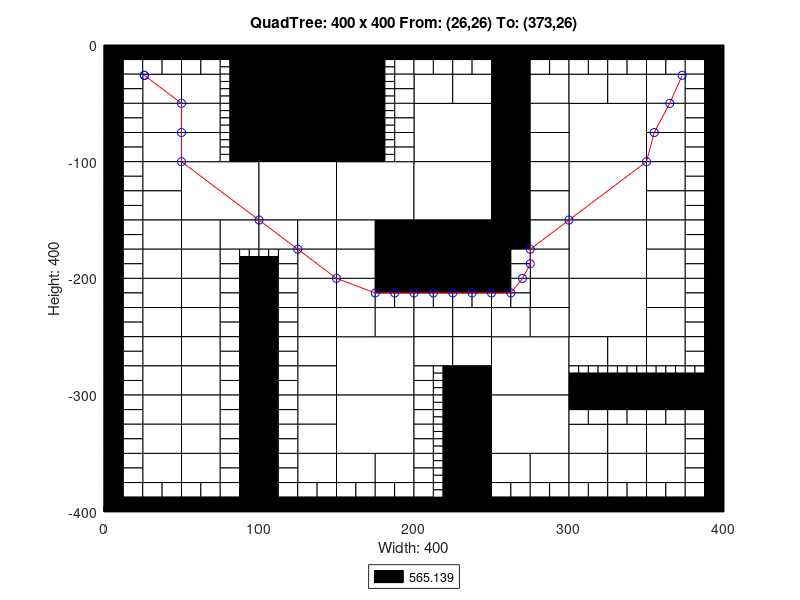

The MATLAB script that drew this image:
axis([0 400 -400 0]);
title('QuadTree: 400 x 400 From: (26,26) To: (373,26)');
xlabel('Width: 400');
ylabel('Height: 400');
rectangle('Position',[100 -50 50 50], 'FaceColor',[0 0 0]);
rectangle('Position',[100 -100 50 50], 'FaceColor',[0 0 0]);
rectangle('Position',[50 -150 50 50], 'FaceColor',[1 1 1]);
rectangle('Position',[100 -150 50 50], 'FaceColor',[1 1 1]);
rectangle('Position',[150 -150 50 50], 'FaceColor',[1 1 1]);
rectangle('Position',[200 -100 50 50], 'FaceColor',[1 1 1]);
rectangle('Position',[300 -100 50 50], 'FaceColor',[1 1 1]);
rectangle('Position',[200 -150 50 50], 'FaceColor',[1 1 1]);
rectangle('Position',[200 -200 50 50], 'FaceColor',[0 0 0]);
rectangle('Position',[300 -150 50 50], 'FaceColor',[1 1 1]);
rectangle('Position',[300 -200 50 50], 'FaceColor',[1 1 1]);
rectangle('Position',[150 -300 50 50], 'FaceColor',[1 1 1]);
rectangle('Position',[150 -350 50 50], 'FaceColor',[1 1 1]);
rectangle('Position',[250 -300 50 50], 'FaceColor',[1 1 1]);
rectangle('Position',[300 -250 50 50], 'FaceColor',[1 1 1]);
rectangle('Position',[250 -350 50 50], 'FaceColor',[1 1 1]);
rectangle('Position',[25 -50 25 25], 'FaceColor',[1 1 1]);
rectangle('Position',[50 -50 25 25], 'FaceColor',[1 1 1]);
rectangle('Position',[25 -75 25 25], 'FaceColor',[1 1 1]);
rectangle('Position',[25 -100 25 25], 'FaceColor',[1 1 1]);
rectangle('Position',[50 -75 25 25], 'FaceColor',[1 1 1]);
rectangle('Position',[50 -100 25 25], 'FaceColor',[1 1 1]);
rectangle('Position',[150 -25 25 25], 'FaceColor',[0 0 0]);
rectangle('Position',[150 -50 25 25], 'FaceColor',[0 0 0]);
rectangle('Position',[150 -75 25 25], 'FaceColor',[0 0 0]);
rectangle('Position',[150 -100 25 25], 'FaceColor',[0 0 0]);
rectangle('Position',[25 -125 25 25], 'FaceColor',[1 1 1]);
rectangle('Position',[25 -150 25 25], 'FaceColor',[1 1 1]);
rectangle('Position',[25 -175 25 25], 'FaceColor',[1 1 1]);
rectangle('Position',[25 -200 25 25], 'FaceColor',[1 1 1]);
rectangle('Position',[50 -175 25 25], 'FaceColor',[1 1 1]);
rectangle('Position',[75 -175 25 25], 'FaceColor',[1 1 1]);
rectangle('Position',[50 -200 25 25], 'FaceColor',[1 1 1]);
rectangle('Position',[100 -175 25 25], 'FaceColor',[1 1 1]);
rectangle('Position',[125 -175 25 25], 'FaceColor',[1 1 1]);
rectangle('Position',[125 -200 25 25], 'FaceColor',[1 1 1]);
rectangle('Position',[150 -175 25 25], 'FaceColor',[1 1 1]);
rectangle('Position',[175 -175 25 25], 'FaceColor',[0 0 0]);
rectangle('Position',[150 -200 25 25], 'FaceColor',[1 1 1]);
rectangle('Position',[175 -200 25 25], 'FaceColor',[0 0 0]);
rectangle('Position',[200 -50 25 25], 'FaceColor',[1 1 1]);
rectangle('Position',[225 -50 25 25], 'FaceColor',[1 1 1]);
rectangle('Position',[250 -25 25 25], 'FaceColor',[0 0 0]);
rectangle('Position',[250 -50 25 25], 'FaceColor',[0 0 0]);
rectangle('Position',[275 -50 25 25], 'FaceColor',[1 1 1]);
rectangle('Position',[250 -75 25 25], 'FaceColor',[0 0 0]);
rectangle('Position',[275 -75 25 25], 'FaceColor',[1 1 1]);
rectangle('Position',[250 -100 25 25], 'FaceColor',[0 0 0]);
rectangle('Position',[275 -100 25 25], 'FaceColor',[1 1 1]);
rectangle('Position',[300 -50 25 25], 'FaceColor',[1 1 1]);
rectangle('Position',[325 -50 25 25], 'FaceColor',[1 1 1]);
rectangle('Position',[350 -50 25 25], 'FaceColor',[1 1 1]);
rectangle('Position',[350 -75 25 25], 'FaceColor',[1 1 1]);
rectangle('Position',[350 -100 25 25], 'FaceColor',[1 1 1]);
rectangle('Position',[250 -125 25 25], 'FaceColor',[0 0 0]);
rectangle('Position',[275 -125 25 25], 'FaceColor',[1 1 1]);
rectangle('Position',[250 -150 25 25], 'FaceColor',[0 0 0]);
rectangle('Position',[275 -150 25 25], 'FaceColor',[1 1 1]);
rectangle('Position',[250 -175 25 25], 'FaceColor',[0 0 0]);
rectangle('Position',[275 -175 25 25], 'FaceColor',[1 1 1]);
rectangle('Position',[275 -200 25 25], 'FaceColor',[1 1 1]);
rectangle('Position',[350 -125 25 25], 'FaceColor',[1 1 1]);
rectangle('Position',[350 -150 25 25], 'FaceColor',[1 1 1]);
rectangle('Position',[350 -175 25 25], 'FaceColor',[1 1 1]);
rectangle('Position',[350 -200 25 25], 'FaceColor',[1 1 1]);
rectangle('Position',[25 -225 25 25], 'FaceColor',[1 1 1]);
rectangle('Position',[25 -250 25 25], 'FaceColor',[1 1 1]);
rectangle('Position',[50 -225 25 25], 'FaceColor',[1 1 1]);
rectangle('Position',[50 -250 25 25], 'FaceColor',[1 1 1]);
rectangle('Position',[25 -275 25 25], 'FaceColor',[1 1 1]);
rectangle('Position',[25 -300 25 25], 'FaceColor',[1 1 1]);
rectangle('Position',[50 -275 25 25], 'FaceColor',[1 1 1]);
rectangle('Position',[50 -300 25 25], 'FaceColor',[1 1 1]);
rectangle('Position',[125 -225 25 25], 'FaceColor',[1 1 1]);
rectangle('Position',[125 -250 25 25], 'FaceColor',[1 1 1]);
rectangle('Position',[150 -225 25 25], 'FaceColor',[1 1 1]);
rectangle('Position',[150 -250 25 25], 'FaceColor',[1 1 1]);
rectangle('Position',[175 -250 25 25], 'FaceColor',[1 1 1]);
rectangle('Position',[125 -275 25 25], 'FaceColor',[1 1 1]);
rectangle('Position',[125 -300 25 25], 'FaceColor',[1 1 1]);
rectangle('Position',[25 -325 25 25], 'FaceColor',[1 1 1]);
rectangle('Position',[25 -350 25 25], 'FaceColor',[1 1 1]);
rectangle('Position',[50 -325 25 25], 'FaceColor',[1 1 1]);
rectangle('Position',[50 -350 25 25], 'FaceColor',[1 1 1]);
rectangle('Position',[25 -375 25 25], 'FaceColor',[1 1 1]);
rectangle('Position',[50 -375 25 25], 'FaceColor',[1 1 1]);
rectangle('Position',[125 -325 25 25], 'FaceColor',[1 1 1]);
rectangle('Position',[125 -350 25 25], 'FaceColor',[1 1 1]);
rectangle('Position',[125 -375 25 25], 'FaceColor',[1 1 1]);
rectangle('Position',[150 -375 25 25], 'FaceColor',[1 1 1]);
rectangle('Position',[175 -375 25 25], 'FaceColor',[1 1 1]);
rectangle('Position',[200 -250 25 25], 'FaceColor',[1 1 1]);
rectangle('Position',[225 -250 25 25], 'FaceColor',[1 1 1]);
rectangle('Position',[275 -225 25 25], 'FaceColor',[1 1 1]);
rectangle('Position',[250 -250 25 25], 'FaceColor',[1 1 1]);
rectangle('Position',[275 -250 25 25], 'FaceColor',[1 1 1]);
rectangle('Position',[200 -275 25 25], 'FaceColor',[1 1 1]);
rectangle('Position',[225 -275 25 25], 'FaceColor',[1 1 1]);
rectangle('Position',[225 -300 25 25], 'FaceColor',[0 0 0]);
rectangle('Position',[350 -225 25 25], 'FaceColor',[1 1 1]);
rectangle('Position',[350 -250 25 25], 'FaceColor',[1 1 1]);
rectangle('Position',[300 -275 25 25], 'FaceColor',[1 1 1]);
rectangle('Position',[325 -275 25 25], 'FaceColor',[1 1 1]);
rectangle('Position',[350 -275 25 25], 'FaceColor',[1 1 1]);
rectangle('Position',[225 -325 25 25], 'FaceColor',[0 0 0]);
rectangle('Position',[225 -350 25 25], 'FaceColor',[0 0 0]);
rectangle('Position',[225 -375 25 25], 'FaceColor',[0 0 0]);
rectangle('Position',[225 -400 25 25], 'FaceColor',[0 0 0]);
rectangle('Position',[250 -375 25 25], 'FaceColor',[1 1 1]);
rectangle('Position',[275 -375 25 25], 'FaceColor',[1 1 1]);
rectangle('Position',[300 -350 25 25], 'FaceColor',[1 1 1]);
rectangle('Position',[325 -350 25 25], 'FaceColor',[1 1 1]);
rectangle('Position',[350 -350 25 25], 'FaceColor',[1 1 1]);
rectangle('Position',[300 -375 25 25], 'FaceColor',[1 1 1]);
rectangle('Position',[325 -375 25 25], 'FaceColor',[1 1 1]);
rectangle('Position',[350 -375 25 25], 'FaceColor',[1 1 1]);
rectangle('Position',[0 -12.5 12.5 12.5], 'FaceColor',[0 0 0]);
rectangle('Position',[12.5 -12.5 12.5 12.5], 'FaceColor',[0 0 0]);
rectangle('Position',[0 -25 12.5 12.5], 'FaceColor',[0 0 0]);
rectangle('Position',[12.5 -25 12.5 12.5], 'FaceColor',[1 1 1]);
rectangle('Position',[25 -12.5 12.5 12.5], 'FaceColor',[0 0 0]);
rectangle('Position',[37.5 -12.5 12.5 12.5], 'FaceColor',[0 0 0]);
rectangle('Position',[25 -25 12.5 12.5], 'FaceColor',[1 1 1]);
rectangle('Position',[37.5 -25 12.5 12.5], 'FaceColor',[1 1 1]);
rectangle('Position',[0 -37.5 12.5 12.5], 'FaceColor',[0 0 0]);
rectangle('Position',[12.5 -37.5 12.5 12.5], 'FaceColor',[1 1 1]);
rectangle('Position',[0 -50 12.5 12.5], 'FaceColor',[0 0 0]);
rectangle('Position',[12.5 -50 12.5 12.5], 'FaceColor',[1 1 1]);
rectangle('Position',[50 -12.5 12.5 12.5], 'FaceColor',[0 0 0]);
rectangle('Position',[62.5 -12.5 12.5 12.5], 'FaceColor',[0 0 0]);
rectangle('Position',[50 -25 12.5 12.5], 'FaceColor',[1 1 1]);
rectangle('Position',[62.5 -25 12.5 12.5], 'FaceColor',[1 1 1]);
rectangle('Position',[75 -12.5 12.5 12.5], 'FaceColor',[0 0 0]);
rectangle('Position',[87.5 -12.5 12.5 12.5], 'FaceColor',[0 0 0]);
rectangle('Position',[87.5 -25 12.5 12.5], 'FaceColor',[0 0 0]);
rectangle('Position',[87.5 -37.5 12.5 12.5], 'FaceColor',[0 0 0]);
rectangle('Position',[87.5 -50 12.5 12.5], 'FaceColor',[0 0 0]);
rectangle('Position',[0 -62.5 12.5 12.5], 'FaceColor',[0 0 0]);
rectangle('Position',[12.5 -62.5 12.5 12.5], 'FaceColor',[1 1 1]);
rectangle('Position',[0 -75 12.5 12.5], 'FaceColor',[0 0 0]);
rectangle('Position',[12.5 -75 12.5 12.5], 'FaceColor',[1 1 1]);
rectangle('Position',[0 -87.5 12.5 12.5], 'FaceColor',[0 0 0]);
rectangle('Position',[12.5 -87.5 12.5 12.5], 'FaceColor',[1 1 1]);
rectangle('Position',[0 -100 12.5 12.5], 'FaceColor',[0 0 0]);
rectangle('Position',[12.5 -100 12.5 12.5], 'FaceColor',[1 1 1]);
rectangle('Position',[87.5 -62.5 12.5 12.5], 'FaceColor',[0 0 0]);
rectangle('Position',[87.5 -75 12.5 12.5], 'FaceColor',[0 0 0]);
rectangle('Position',[87.5 -87.5 12.5 12.5], 'FaceColor',[0 0 0]);
rectangle('Position',[87.5 -100 12.5 12.5], 'FaceColor',[0 0 0]);
rectangle('Position',[175 -12.5 12.5 12.5], 'FaceColor',[0 0 0]);
rectangle('Position',[187.5 -12.5 12.5 12.5], 'FaceColor',[0 0 0]);
rectangle('Position',[187.5 -25 12.5 12.5], 'FaceColor',[1 1 1]);
rectangle('Position',[187.5 -37.5 12.5 12.5], 'FaceColor',[1 1 1]);
rectangle('Position',[187.5 -50 12.5 12.5], 'FaceColor',[1 1 1]);
rectangle('Position',[187.5 -62.5 12.5 12.5], 'FaceColor',[1 1 1]);
rectangle('Position',[187.5 -75 12.5 12.5], 'FaceColor',[1 1 1]);
rectangle('Position',[187.5 -87.5 12.5 12.5], 'FaceColor',[1 1 1]);
rectangle('Position',[187.5 -100 12.5 12.5], 'FaceColor',[1 1 1]);
rectangle('Position',[0 -112.5 12.5 12.5], 'FaceColor',[0 0 0]);
rectangle('Position',[12.5 -112.5 12.5 12.5], 'FaceColor',[1 1 1]);
rectangle('Position',[0 -125 12.5 12.5], 'FaceColor',[0 0 0]);
rectangle('Position',[12.5 -125 12.5 12.5], 'FaceColor',[1 1 1]);
rectangle('Position',[0 -137.5 12.5 12.5], 'FaceColor',[0 0 0]);
rectangle('Position',[12.5 -137.5 12.5 12.5], 'FaceColor',[1 1 1]);
rectangle('Position',[0 -150 12.5 12.5], 'FaceColor',[0 0 0]);
rectangle('Position',[12.5 -150 12.5 12.5], 'FaceColor',[1 1 1]);
rectangle('Position',[0 -162.5 12.5 12.5], 'FaceColor',[0 0 0]);
rectangle('Position',[12.5 -162.5 12.5 12.5], 'FaceColor',[1 1 1]);
rectangle('Position',[0 -175 12.5 12.5], 'FaceColor',[0 0 0]);
rectangle('Position',[12.5 -175 12.5 12.5], 'FaceColor',[1 1 1]);
rectangle('Position',[0 -187.5 12.5 12.5], 'FaceColor',[0 0 0]);
rectangle('Position',[12.5 -187.5 12.5 12.5], 'FaceColor',[1 1 1]);
rectangle('Position',[0 -200 12.5 12.5], 'FaceColor',[0 0 0]);
rectangle('Position',[12.5 -200 12.5 12.5], 'FaceColor',[1 1 1]);
rectangle('Position',[75 -187.5 12.5 12.5], 'FaceColor',[1 1 1]);
rectangle('Position',[75 -200 12.5 12.5], 'FaceColor',[1 1 1]);
rectangle('Position',[87.5 -200 12.5 12.5], 'FaceColor',[0 0 0]);
rectangle('Position',[112.5 -187.5 12.5 12.5], 'FaceColor',[1 1 1]);
rectangle('Position',[100 -200 12.5 12.5], 'FaceColor',[0 0 0]);
rectangle('Position',[112.5 -200 12.5 12.5], 'FaceColor',[1 1 1]);
rectangle('Position',[200 -12.5 12.5 12.5], 'FaceColor',[0 0 0]);
rectangle('Position',[212.5 -12.5 12.5 12.5], 'FaceColor',[0 0 0]);
rectangle('Position',[200 -25 12.5 12.5], 'FaceColor',[1 1 1]);
rectangle('Position',[212.5 -25 12.5 12.5], 'FaceColor',[1 1 1]);
rectangle('Position',[225 -12.5 12.5 12.5], 'FaceColor',[0 0 0]);
rectangle('Position',[237.5 -12.5 12.5 12.5], 'FaceColor',[0 0 0]);
rectangle('Position',[225 -25 12.5 12.5], 'FaceColor',[1 1 1]);
rectangle('Position',[237.5 -25 12.5 12.5], 'FaceColor',[1 1 1]);
rectangle('Position',[275 -12.5 12.5 12.5], 'FaceColor',[0 0 0]);
rectangle('Position',[287.5 -12.5 12.5 12.5], 'FaceColor',[0 0 0]);
rectangle('Position',[275 -25 12.5 12.5], 'FaceColor',[1 1 1]);
rectangle('Position',[287.5 -25 12.5 12.5], 'FaceColor',[1 1 1]);
rectangle('Position',[300 -12.5 12.5 12.5], 'FaceColor',[0 0 0]);
rectangle('Position',[312.5 -12.5 12.5 12.5], 'FaceColor',[0 0 0]);
rectangle('Position',[300 -25 12.5 12.5], 'FaceColor',[1 1 1]);
rectangle('Position',[312.5 -25 12.5 12.5], 'FaceColor',[1 1 1]);
rectangle('Position',[325 -12.5 12.5 12.5], 'FaceColor',[0 0 0]);
rectangle('Position',[337.5 -12.5 12.5 12.5], 'FaceColor',[0 0 0]);
rectangle('Position',[325 -25 12.5 12.5], 'FaceColor',[1 1 1]);
rectangle('Position',[337.5 -25 12.5 12.5], 'FaceColor',[1 1 1]);
rectangle('Position',[350 -12.5 12.5 12.5], 'FaceColor',[0 0 0]);
rectangle('Position',[362.5 -12.5 12.5 12.5], 'FaceColor',[0 0 0]);
rectangle('Position',[350 -25 12.5 12.5], 'FaceColor',[1 1 1]);
rectangle('Position',[362.5 -25 12.5 12.5], 'FaceColor',[1 1 1]);
rectangle('Position',[375 -12.5 12.5 12.5], 'FaceColor',[0 0 0]);
rectangle('Position',[387.5 -12.5 12.5 12.5], 'FaceColor',[0 0 0]);
rectangle('Position',[375 -25 12.5 12.5], 'FaceColor',[1 1 1]);
rectangle('Position',[387.5 -25 12.5 12.5], 'FaceColor',[0 0 0]);
rectangle('Position',[375 -37.5 12.5 12.5], 'FaceColor',[1 1 1]);
rectangle('Position',[387.5 -37.5 12.5 12.5], 'FaceColor',[0 0 0]);
rectangle('Position',[375 -50 12.5 12.5], 'FaceColor',[1 1 1]);
rectangle('Position',[387.5 -50 12.5 12.5], 'FaceColor',[0 0 0]);
rectangle('Position',[375 -62.5 12.5 12.5], 'FaceColor',[1 1 1]);
rectangle('Position',[387.5 -62.5 12.5 12.5], 'FaceColor',[0 0 0]);
rectangle('Position',[375 -75 12.5 12.5], 'FaceColor',[1 1 1]);
rectangle('Position',[387.5 -75 12.5 12.5], 'FaceColor',[0 0 0]);
rectangle('Position',[375 -87.5 12.5 12.5], 'FaceColor',[1 1 1]);
rectangle('Position',[387.5 -87.5 12.5 12.5], 'FaceColor',[0 0 0]);
rectangle('Position',[375 -100 12.5 12.5], 'FaceColor',[1 1 1]);
rectangle('Position',[387.5 -100 12.5 12.5], 'FaceColor',[0 0 0]);
rectangle('Position',[250 -187.5 12.5 12.5], 'FaceColor',[0 0 0]);
rectangle('Position',[262.5 -187.5 12.5 12.5], 'FaceColor',[1 1 1]);
rectangle('Position',[250 -200 12.5 12.5], 'FaceColor',[0 0 0]);
rectangle('Position',[262.5 -200 12.5 12.5], 'FaceColor',[1 1 1]);
rectangle('Position',[375 -112.5 12.5 12.5], 'FaceColor',[1 1 1]);
rectangle('Position',[387.5 -112.5 12.5 12.5], 'FaceColor',[0 0 0]);
rectangle('Position',[375 -125 12.5 12.5], 'FaceColor',[1 1 1]);
rectangle('Position',[387.5 -125 12.5 12.5], 'FaceColor',[0 0 0]);
rectangle('Position',[375 -137.5 12.5 12.5], 'FaceColor',[1 1 1]);
rectangle('Position',[387.5 -137.5 12.5 12.5], 'FaceColor',[0 0 0]);
rectangle('Position',[375 -150 12.5 12.5], 'FaceColor',[1 1 1]);
rectangle('Position',[387.5 -150 12.5 12.5], 'FaceColor',[0 0 0]);
rectangle('Position',[375 -162.5 12.5 12.5], 'FaceColor',[1 1 1]);
rectangle('Position',[387.5 -162.5 12.5 12.5], 'FaceColor',[0 0 0]);
rectangle('Position',[375 -175 12.5 12.5], 'FaceColor',[1 1 1]);
rectangle('Position',[387.5 -175 12.5 12.5], 'FaceColor',[0 0 0]);
rectangle('Position',[375 -187.5 12.5 12.5], 'FaceColor',[1 1 1]);
rectangle('Position',[387.5 -187.5 12.5 12.5], 'FaceColor',[0 0 0]);
rectangle('Position',[375 -200 12.5 12.5], 'FaceColor',[1 1 1]);
rectangle('Position',[387.5 -200 12.5 12.5], 'FaceColor',[0 0 0]);
rectangle('Position',[0 -212.5 12.5 12.5], 'FaceColor',[0 0 0]);
rectangle('Position',[12.5 -212.5 12.5 12.5], 'FaceColor',[1 1 1]);
rectangle('Position',[0 -225 12.5 12.5], 'FaceColor',[0 0 0]);
rectangle('Position',[12.5 -225 12.5 12.5], 'FaceColor',[1 1 1]);
rectangle('Position',[0 -237.5 12.5 12.5], 'FaceColor',[0 0 0]);
rectangle('Position',[12.5 -237.5 12.5 12.5], 'FaceColor',[1 1 1]);
rectangle('Position',[0 -250 12.5 12.5], 'FaceColor',[0 0 0]);
rectangle('Position',[12.5 -250 12.5 12.5], 'FaceColor',[1 1 1]);
rectangle('Position',[75 -212.5 12.5 12.5], 'FaceColor',[1 1 1]);
rectangle('Position',[87.5 -212.5 12.5 12.5], 'FaceColor',[0 0 0]);
rectangle('Position',[75 -225 12.5 12.5], 'FaceColor',[1 1 1]);
rectangle('Position',[87.5 -225 12.5 12.5], 'FaceColor',[0 0 0]);
rectangle('Position',[75 -237.5 12.5 12.5], 'FaceColor',[1 1 1]);
rectangle('Position',[87.5 -237.5 12.5 12.5], 'FaceColor',[0 0 0]);
rectangle('Position',[75 -250 12.5 12.5], 'FaceColor',[1 1 1]);
rectangle('Position',[87.5 -250 12.5 12.5], 'FaceColor',[0 0 0]);
rectangle('Position',[0 -262.5 12.5 12.5], 'FaceColor',[0 0 0]);
rectangle('Position',[12.5 -262.5 12.5 12.5], 'FaceColor',[1 1 1]);
rectangle('Position',[0 -275 12.5 12.5], 'FaceColor',[0 0 0]);
rectangle('Position',[12.5 -275 12.5 12.5], 'FaceColor',[1 1 1]);
rectangle('Position',[0 -287.5 12.5 12.5], 'FaceColor',[0 0 0]);
rectangle('Position',[12.5 -287.5 12.5 12.5], 'FaceColor',[1 1 1]);
rectangle('Position',[0 -300 12.5 12.5], 'FaceColor',[0 0 0]);
rectangle('Position',[12.5 -300 12.5 12.5], 'FaceColor',[1 1 1]);
rectangle('Position',[75 -262.5 12.5 12.5], 'FaceColor',[1 1 1]);
rectangle('Position',[87.5 -262.5 12.5 12.5], 'FaceColor',[0 0 0]);
rectangle('Position',[75 -275 12.5 12.5], 'FaceColor',[1 1 1]);
rectangle('Position',[87.5 -275 12.5 12.5], 'FaceColor',[0 0 0]);
rectangle('Position',[75 -287.5 12.5 12.5], 'FaceColor',[1 1 1]);
rectangle('Position',[87.5 -287.5 12.5 12.5], 'FaceColor',[0 0 0]);
rectangle('Position',[75 -300 12.5 12.5], 'FaceColor',[1 1 1]);
rectangle('Position',[87.5 -300 12.5 12.5], 'FaceColor',[0 0 0]);
rectangle('Position',[100 -212.5 12.5 12.5], 'FaceColor',[0 0 0]);
rectangle('Position',[112.5 -212.5 12.5 12.5], 'FaceColor',[1 1 1]);
rectangle('Position',[100 -225 12.5 12.5], 'FaceColor',[0 0 0]);
rectangle('Position',[112.5 -225 12.5 12.5], 'FaceColor',[1 1 1]);
rectangle('Position',[100 -237.5 12.5 12.5], 'FaceColor',[0 0 0]);
rectangle('Position',[112.5 -237.5 12.5 12.5], 'FaceColor',[1 1 1]);
rectangle('Position',[100 -250 12.5 12.5], 'FaceColor',[0 0 0]);
rectangle('Position',[112.5 -250 12.5 12.5], 'FaceColor',[1 1 1]);
rectangle('Position',[175 -212.5 12.5 12.5], 'FaceColor',[0 0 0]);
rectangle('Position',[187.5 -212.5 12.5 12.5], 'FaceColor',[0 0 0]);
rectangle('Position',[175 -225 12.5 12.5], 'FaceColor',[1 1 1]);
rectangle('Position',[187.5 -225 12.5 12.5], 'FaceColor',[1 1 1]);
rectangle('Position',[100 -262.5 12.5 12.5], 'FaceColor',[0 0 0]);
rectangle('Position',[112.5 -262.5 12.5 12.5], 'FaceColor',[1 1 1]);
rectangle('Position',[100 -275 12.5 12.5], 'FaceColor',[0 0 0]);
rectangle('Position',[112.5 -275 12.5 12.5], 'FaceColor',[1 1 1]);
rectangle('Position',[100 -287.5 12.5 12.5], 'FaceColor',[0 0 0]);
rectangle('Position',[112.5 -287.5 12.5 12.5], 'FaceColor',[1 1 1]);
rectangle('Position',[100 -300 12.5 12.5], 'FaceColor',[0 0 0]);
rectangle('Position',[112.5 -300 12.5 12.5], 'FaceColor',[1 1 1]);
rectangle('Position',[0 -312.5 12.5 12.5], 'FaceColor',[0 0 0]);
rectangle('Position',[12.5 -312.5 12.5 12.5], 'FaceColor',[1 1 1]);
rectangle('Position',[0 -325 12.5 12.5], 'FaceColor',[0 0 0]);
rectangle('Position',[12.5 -325 12.5 12.5], 'FaceColor',[1 1 1]);
rectangle('Position',[0 -337.5 12.5 12.5], 'FaceColor',[0 0 0]);
rectangle('Position',[12.5 -337.5 12.5 12.5], 'FaceColor',[1 1 1]);
rectangle('Position',[0 -350 12.5 12.5], 'FaceColor',[0 0 0]);
rectangle('Position',[12.5 -350 12.5 12.5], 'FaceColor',[1 1 1]);
rectangle('Position',[75 -312.5 12.5 12.5], 'FaceColor',[1 1 1]);
rectangle('Position',[87.5 -312.5 12.5 12.5], 'FaceColor',[0 0 0]);
rectangle('Position',[75 -325 12.5 12.5], 'FaceColor',[1 1 1]);
rectangle('Position',[87.5 -325 12.5 12.5], 'FaceColor',[0 0 0]);
rectangle('Position',[75 -337.5 12.5 12.5], 'FaceColor',[1 1 1]);
rectangle('Position',[87.5 -337.5 12.5 12.5], 'FaceColor',[0 0 0]);
rectangle('Position',[75 -350 12.5 12.5], 'FaceColor',[1 1 1]);
rectangle('Position',[87.5 -350 12.5 12.5], 'FaceColor',[0 0 0]);
rectangle('Position',[0 -362.5 12.5 12.5], 'FaceColor',[0 0 0]);
rectangle('Position',[12.5 -362.5 12.5 12.5], 'FaceColor',[1 1 1]);
rectangle('Position',[0 -375 12.5 12.5], 'FaceColor',[0 0 0]);
rectangle('Position',[12.5 -375 12.5 12.5], 'FaceColor',[1 1 1]);
rectangle('Position',[0 -387.5 12.5 12.5], 'FaceColor',[0 0 0]);
rectangle('Position',[12.5 -387.5 12.5 12.5], 'FaceColor',[1 1 1]);
rectangle('Position',[0 -400 12.5 12.5], 'FaceColor',[0 0 0]);
rectangle('Position',[12.5 -400 12.5 12.5], 'FaceColor',[0 0 0]);
rectangle('Position',[25 -387.5 12.5 12.5], 'FaceColor',[1 1 1]);
rectangle('Position',[37.5 -387.5 12.5 12.5], 'FaceColor',[1 1 1]);
rectangle('Position',[25 -400 12.5 12.5], 'FaceColor',[0 0 0]);
rectangle('Position',[37.5 -400 12.5 12.5], 'FaceColor',[0 0 0]);
rectangle('Position',[75 -362.5 12.5 12.5], 'FaceColor',[1 1 1]);
rectangle('Position',[87.5 -362.5 12.5 12.5], 'FaceColor',[0 0 0]);
rectangle('Position',[75 -375 12.5 12.5], 'FaceColor',[1 1 1]);
rectangle('Position',[87.5 -375 12.5 12.5], 'FaceColor',[0 0 0]);
rectangle('Position',[50 -387.5 12.5 12.5], 'FaceColor',[1 1 1]);
rectangle('Position',[62.5 -387.5 12.5 12.5], 'FaceColor',[1 1 1]);
rectangle('Position',[50 -400 12.5 12.5], 'FaceColor',[0 0 0]);
rectangle('Position',[62.5 -400 12.5 12.5], 'FaceColor',[0 0 0]);
rectangle('Position',[75 -387.5 12.5 12.5], 'FaceColor',[1 1 1]);
rectangle('Position',[87.5 -387.5 12.5 12.5], 'FaceColor',[0 0 0]);
rectangle('Position',[75 -400 12.5 12.5], 'FaceColor',[0 0 0]);
rectangle('Position',[87.5 -400 12.5 12.5], 'FaceColor',[0 0 0]);
rectangle('Position',[100 -312.5 12.5 12.5], 'FaceColor',[0 0 0]);
rectangle('Position',[112.5 -312.5 12.5 12.5], 'FaceColor',[1 1 1]);
rectangle('Position',[100 -325 12.5 12.5], 'FaceColor',[0 0 0]);
rectangle('Position',[112.5 -325 12.5 12.5], 'FaceColor',[1 1 1]);
rectangle('Position',[100 -337.5 12.5 12.5], 'FaceColor',[0 0 0]);
rectangle('Position',[112.5 -337.5 12.5 12.5], 'FaceColor',[1 1 1]);
rectangle('Position',[100 -350 12.5 12.5], 'FaceColor',[0 0 0]);
rectangle('Position',[112.5 -350 12.5 12.5], 'FaceColor',[1 1 1]);
rectangle('Position',[100 -362.5 12.5 12.5], 'FaceColor',[0 0 0]);
rectangle('Position',[112.5 -362.5 12.5 12.5], 'FaceColor',[1 1 1]);
rectangle('Position',[100 -375 12.5 12.5], 'FaceColor',[0 0 0]);
rectangle('Position',[112.5 -375 12.5 12.5], 'FaceColor',[1 1 1]);
rectangle('Position',[100 -387.5 12.5 12.5], 'FaceColor',[0 0 0]);
rectangle('Position',[112.5 -387.5 12.5 12.5], 'FaceColor',[1 1 1]);
rectangle('Position',[100 -400 12.5 12.5], 'FaceColor',[0 0 0]);
rectangle('Position',[112.5 -400 12.5 12.5], 'FaceColor',[0 0 0]);
rectangle('Position',[125 -387.5 12.5 12.5], 'FaceColor',[1 1 1]);
rectangle('Position',[137.5 -387.5 12.5 12.5], 'FaceColor',[1 1 1]);
rectangle('Position',[125 -400 12.5 12.5], 'FaceColor',[0 0 0]);
rectangle('Position',[137.5 -400 12.5 12.5], 'FaceColor',[0 0 0]);
rectangle('Position',[150 -387.5 12.5 12.5], 'FaceColor',[1 1 1]);
rectangle('Position',[162.5 -387.5 12.5 12.5], 'FaceColor',[1 1 1]);
rectangle('Position',[150 -400 12.5 12.5], 'FaceColor',[0 0 0]);
rectangle('Position',[162.5 -400 12.5 12.5], 'FaceColor',[0 0 0]);
rectangle('Position',[175 -387.5 12.5 12.5], 'FaceColor',[1 1 1]);
rectangle('Position',[187.5 -387.5 12.5 12.5], 'FaceColor',[1 1 1]);
rectangle('Position',[175 -400 12.5 12.5], 'FaceColor',[0 0 0]);
rectangle('Position',[187.5 -400 12.5 12.5], 'FaceColor',[0 0 0]);
rectangle('Position',[200 -212.5 12.5 12.5], 'FaceColor',[0 0 0]);
rectangle('Position',[212.5 -212.5 12.5 12.5], 'FaceColor',[0 0 0]);
rectangle('Position',[200 -225 12.5 12.5], 'FaceColor',[1 1 1]);
rectangle('Position',[212.5 -225 12.5 12.5], 'FaceColor',[1 1 1]);
rectangle('Position',[225 -212.5 12.5 12.5], 'FaceColor',[0 0 0]);
rectangle('Position',[237.5 -212.5 12.5 12.5], 'FaceColor',[0 0 0]);
rectangle('Position',[225 -225 12.5 12.5], 'FaceColor',[1 1 1]);
rectangle('Position',[237.5 -225 12.5 12.5], 'FaceColor',[1 1 1]);
rectangle('Position',[250 -212.5 12.5 12.5], 'FaceColor',[0 0 0]);
rectangle('Position',[262.5 -212.5 12.5 12.5], 'FaceColor',[1 1 1]);
rectangle('Position',[250 -225 12.5 12.5], 'FaceColor',[1 1 1]);
rectangle('Position',[262.5 -225 12.5 12.5], 'FaceColor',[1 1 1]);
rectangle('Position',[200 -287.5 12.5 12.5], 'FaceColor',[1 1 1]);
rectangle('Position',[200 -300 12.5 12.5], 'FaceColor',[1 1 1]);
rectangle('Position',[375 -212.5 12.5 12.5], 'FaceColor',[1 1 1]);
rectangle('Position',[387.5 -212.5 12.5 12.5], 'FaceColor',[0 0 0]);
rectangle('Position',[375 -225 12.5 12.5], 'FaceColor',[1 1 1]);
rectangle('Position',[387.5 -225 12.5 12.5], 'FaceColor',[0 0 0]);
rectangle('Position',[375 -237.5 12.5 12.5], 'FaceColor',[1 1 1]);
rectangle('Position',[387.5 -237.5 12.5 12.5], 'FaceColor',[0 0 0]);
rectangle('Position',[375 -250 12.5 12.5], 'FaceColor',[1 1 1]);
rectangle('Position',[387.5 -250 12.5 12.5], 'FaceColor',[0 0 0]);
rectangle('Position',[300 -300 12.5 12.5], 'FaceColor',[0 0 0]);
rectangle('Position',[312.5 -300 12.5 12.5], 'FaceColor',[0 0 0]);
rectangle('Position',[325 -300 12.5 12.5], 'FaceColor',[0 0 0]);
rectangle('Position',[337.5 -300 12.5 12.5], 'FaceColor',[0 0 0]);
rectangle('Position',[375 -262.5 12.5 12.5], 'FaceColor',[1 1 1]);
rectangle('Position',[387.5 -262.5 12.5 12.5], 'FaceColor',[0 0 0]);
rectangle('Position',[375 -275 12.5 12.5], 'FaceColor',[1 1 1]);
rectangle('Position',[387.5 -275 12.5 12.5], 'FaceColor',[0 0 0]);
rectangle('Position',[350 -300 12.5 12.5], 'FaceColor',[0 0 0]);
rectangle('Position',[362.5 -300 12.5 12.5], 'FaceColor',[0 0 0]);
rectangle('Position',[387.5 -287.5 12.5 12.5], 'FaceColor',[0 0 0]);
rectangle('Position',[375 -300 12.5 12.5], 'FaceColor',[0 0 0]);
rectangle('Position',[387.5 -300 12.5 12.5], 'FaceColor',[0 0 0]);
rectangle('Position',[200 -312.5 12.5 12.5], 'FaceColor',[1 1 1]);
rectangle('Position',[200 -325 12.5 12.5], 'FaceColor',[1 1 1]);
rectangle('Position',[200 -337.5 12.5 12.5], 'FaceColor',[1 1 1]);
rectangle('Position',[200 -350 12.5 12.5], 'FaceColor',[1 1 1]);
rectangle('Position',[200 -362.5 12.5 12.5], 'FaceColor',[1 1 1]);
rectangle('Position',[200 -375 12.5 12.5], 'FaceColor',[1 1 1]);
rectangle('Position',[200 -387.5 12.5 12.5], 'FaceColor',[1 1 1]);
rectangle('Position',[200 -400 12.5 12.5], 'FaceColor',[0 0 0]);
rectangle('Position',[212.5 -400 12.5 12.5], 'FaceColor',[0 0 0]);
rectangle('Position',[250 -387.5 12.5 12.5], 'FaceColor',[1 1 1]);
rectangle('Position',[262.5 -387.5 12.5 12.5], 'FaceColor',[1 1 1]);
rectangle('Position',[250 -400 12.5 12.5], 'FaceColor',[0 0 0]);
rectangle('Position',[262.5 -400 12.5 12.5], 'FaceColor',[0 0 0]);
rectangle('Position',[275 -387.5 12.5 12.5], 'FaceColor',[1 1 1]);
rectangle('Position',[287.5 -387.5 12.5 12.5], 'FaceColor',[1 1 1]);
rectangle('Position',[275 -400 12.5 12.5], 'FaceColor',[0 0 0]);
rectangle('Position',[287.5 -400 12.5 12.5], 'FaceColor',[0 0 0]);
rectangle('Position',[300 -312.5 12.5 12.5], 'FaceColor',[0 0 0]);
rectangle('Position',[312.5 -312.5 12.5 12.5], 'FaceColor',[0 0 0]);
rectangle('Position',[300 -325 12.5 12.5], 'FaceColor',[1 1 1]);
rectangle('Position',[312.5 -325 12.5 12.5], 'FaceColor',[1 1 1]);
rectangle('Position',[325 -312.5 12.5 12.5], 'FaceColor',[0 0 0]);
rectangle('Position',[337.5 -312.5 12.5 12.5], 'FaceColor',[0 0 0]);
rectangle('Position',[325 -325 12.5 12.5], 'FaceColor',[1 1 1]);
rectangle('Position',[337.5 -325 12.5 12.5], 'FaceColor',[1 1 1]);
rectangle('Position',[350 -312.5 12.5 12.5], 'FaceColor',[0 0 0]);
rectangle('Position',[362.5 -312.5 12.5 12.5], 'FaceColor',[0 0 0]);
rectangle('Position',[350 -325 12.5 12.5], 'FaceColor',[1 1 1]);
rectangle('Position',[362.5 -325 12.5 12.5], 'FaceColor',[1 1 1]);
rectangle('Position',[375 -312.5 12.5 12.5], 'FaceColor',[0 0 0]);
rectangle('Position',[387.5 -312.5 12.5 12.5], 'FaceColor',[0 0 0]);
rectangle('Position',[375 -325 12.5 12.5], 'FaceColor',[1 1 1]);
rectangle('Position',[387.5 -325 12.5 12.5], 'FaceColor',[0 0 0]);
rectangle('Position',[375 -337.5 12.5 12.5], 'FaceColor',[1 1 1]);
rectangle('Position',[387.5 -337.5 12.5 12.5], 'FaceColor',[0 0 0]);
rectangle('Position',[375 -350 12.5 12.5], 'FaceColor',[1 1 1]);
rectangle('Position',[387.5 -350 12.5 12.5], 'FaceColor',[0 0 0]);
rectangle('Position',[300 -387.5 12.5 12.5], 'FaceColor',[1 1 1]);
rectangle('Position',[312.5 -387.5 12.5 12.5], 'FaceColor',[1 1 1]);
rectangle('Position',[300 -400 12.5 12.5], 'FaceColor',[0 0 0]);
rectangle('Position',[312.5 -400 12.5 12.5], 'FaceColor',[0 0 0]);
rectangle('Position',[325 -387.5 12.5 12.5], 'FaceColor',[1 1 1]);
rectangle('Position',[337.5 -387.5 12.5 12.5], 'FaceColor',[1 1 1]);
rectangle('Position',[325 -400 12.5 12.5], 'FaceColor',[0 0 0]);
rectangle('Position',[337.5 -400 12.5 12.5], 'FaceColor',[0 0 0]);
rectangle('Position',[375 -362.5 12.5 12.5], 'FaceColor',[1 1 1]);
rectangle('Position',[387.5 -362.5 12.5 12.5], 'FaceColor',[0 0 0]);
rectangle('Position',[375 -375 12.5 12.5], 'FaceColor',[1 1 1]);
rectangle('Position',[387.5 -375 12.5 12.5], 'FaceColor',[0 0 0]);
rectangle('Position',[350 -387.5 12.5 12.5], 'FaceColor',[1 1 1]);
rectangle('Position',[362.5 -387.5 12.5 12.5], 'FaceColor',[1 1 1]);
rectangle('Position',[350 -400 12.5 12.5], 'FaceColor',[0 0 0]);
rectangle('Position',[362.5 -400 12.5 12.5], 'FaceColor',[0 0 0]);
rectangle('Position',[375 -387.5 12.5 12.5], 'FaceColor',[1 1 1]);
rectangle('Position',[387.5 -387.5 12.5 12.5], 'FaceColor',[0 0 0]);
rectangle('Position',[375 -400 12.5 12.5], 'FaceColor',[0 0 0]);
rectangle('Position',[387.5 -400 12.5 12.5], 'FaceColor',[0 0 0]);
rectangle('Position',[75 -18.75 6.25 6.25], 'FaceColor',[1 1 1]);
rectangle('Position',[81.25 -18.75 6.25 6.25], 'FaceColor',[0 0 0]);
rectangle('Position',[75 -25 6.25 6.25], 'FaceColor',[1 1 1]);
rectangle('Position',[81.25 -25 6.25 6.25], 'FaceColor',[0 0 0]);
rectangle('Position',[75 -31.25 6.25 6.25], 'FaceColor',[1 1 1]);
rectangle('Position',[81.25 -31.25 6.25 6.25], 'FaceColor',[0 0 0]);
rectangle('Position',[75 -37.5 6.25 6.25], 'FaceColor',[1 1 1]);
rectangle('Position',[81.25 -37.5 6.25 6.25], 'FaceColor',[0 0 0]);
rectangle('Position',[75 -43.75 6.25 6.25], 'FaceColor',[1 1 1]);
rectangle('Position',[81.25 -43.75 6.25 6.25], 'FaceColor',[0 0 0]);
rectangle('Position',[75 -50 6.25 6.25], 'FaceColor',[1 1 1]);
rectangle('Position',[81.25 -50 6.25 6.25], 'FaceColor',[0 0 0]);
rectangle('Position',[75 -56.25 6.25 6.25], 'FaceColor',[1 1 1]);
rectangle('Position',[81.25 -56.25 6.25 6.25], 'FaceColor',[0 0 0]);
rectangle('Position',[75 -62.5 6.25 6.25], 'FaceColor',[1 1 1]);
rectangle('Position',[81.25 -62.5 6.25 6.25], 'FaceColor',[0 0 0]);
rectangle('Position',[75 -68.75 6.25 6.25], 'FaceColor',[1 1 1]);
rectangle('Position',[81.25 -68.75 6.25 6.25], 'FaceColor',[0 0 0]);
rectangle('Position',[75 -75 6.25 6.25], 'FaceColor',[1 1 1]);
rectangle('Position',[81.25 -75 6.25 6.25], 'FaceColor',[0 0 0]);
rectangle('Position',[75 -81.25 6.25 6.25], 'FaceColor',[1 1 1]);
rectangle('Position',[81.25 -81.25 6.25 6.25], 'FaceColor',[0 0 0]);
rectangle('Position',[75 -87.5 6.25 6.25], 'FaceColor',[1 1 1]);
rectangle('Position',[81.25 -87.5 6.25 6.25], 'FaceColor',[0 0 0]);
rectangle('Position',[75 -93.75 6.25 6.25], 'FaceColor',[1 1 1]);
rectangle('Position',[81.25 -93.75 6.25 6.25], 'FaceColor',[0 0 0]);
rectangle('Position',[75 -100 6.25 6.25], 'FaceColor',[1 1 1]);
rectangle('Position',[81.25 -100 6.25 6.25], 'FaceColor',[0 0 0]);
rectangle('Position',[175 -18.75 6.25 6.25], 'FaceColor',[0 0 0]);
rectangle('Position',[181.25 -18.75 6.25 6.25], 'FaceColor',[1 1 1]);
rectangle('Position',[175 -25 6.25 6.25], 'FaceColor',[0 0 0]);
rectangle('Position',[181.25 -25 6.25 6.25], 'FaceColor',[1 1 1]);
rectangle('Position',[175 -31.25 6.25 6.25], 'FaceColor',[0 0 0]);
rectangle('Position',[181.25 -31.25 6.25 6.25], 'FaceColor',[1 1 1]);
rectangle('Position',[175 -37.5 6.25 6.25], 'FaceColor',[0 0 0]);
rectangle('Position',[181.25 -37.5 6.25 6.25], 'FaceColor',[1 1 1]);
rectangle('Position',[175 -43.75 6.25 6.25], 'FaceColor',[0 0 0]);
rectangle('Position',[181.25 -43.75 6.25 6.25], 'FaceColor',[1 1 1]);
rectangle('Position',[175 -50 6.25 6.25], 'FaceColor',[0 0 0]);
rectangle('Position',[181.25 -50 6.25 6.25], 'FaceColor',[1 1 1]);
rectangle('Position',[175 -56.25 6.25 6.25], 'FaceColor',[0 0 0]);
rectangle('Position',[181.25 -56.25 6.25 6.25], 'FaceColor',[1 1 1]);
rectangle('Position',[175 -62.5 6.25 6.25], 'FaceColor',[0 0 0]);
rectangle('Position',[181.25 -62.5 6.25 6.25], 'FaceColor',[1 1 1]);
rectangle('Position',[175 -68.75 6.25 6.25], 'FaceColor',[0 0 0]);
rectangle('Position',[181.25 -68.75 6.25 6.25], 'FaceColor',[1 1 1]);
rectangle('Position',[175 -75 6.25 6.25], 'FaceColor',[0 0 0]);
rectangle('Position',[181.25 -75 6.25 6.25], 'FaceColor',[1 1 1]);
rectangle('Position',[175 -81.25 6.25 6.25], 'FaceColor',[0 0 0]);
rectangle('Position',[181.25 -81.25 6.25 6.25], 'FaceColor',[1 1 1]);
rectangle('Position',[175 -87.5 6.25 6.25], 'FaceColor',[0 0 0]);
rectangle('Position',[181.25 -87.5 6.25 6.25], 'FaceColor',[1 1 1]);
rectangle('Position',[175 -93.75 6.25 6.25], 'FaceColor',[0 0 0]);
rectangle('Position',[181.25 -93.75 6.25 6.25], 'FaceColor',[1 1 1]);
rectangle('Position',[175 -100 6.25 6.25], 'FaceColor',[0 0 0]);
rectangle('Position',[181.25 -100 6.25 6.25], 'FaceColor',[1 1 1]);
rectangle('Position',[87.5 -181.25 6.25 6.25], 'FaceColor',[1 1 1]);
rectangle('Position',[93.75 -181.25 6.25 6.25], 'FaceColor',[1 1 1]);
rectangle('Position',[87.5 -187.5 6.25 6.25], 'FaceColor',[0 0 0]);
rectangle('Position',[93.75 -187.5 6.25 6.25], 'FaceColor',[0 0 0]);
rectangle('Position',[100 -181.25 6.25 6.25], 'FaceColor',[1 1 1]);
rectangle('Position',[106.25 -181.25 6.25 6.25], 'FaceColor',[1 1 1]);
rectangle('Position',[100 -187.5 6.25 6.25], 'FaceColor',[0 0 0]);
rectangle('Position',[106.25 -187.5 6.25 6.25], 'FaceColor',[0 0 0]);
rectangle('Position',[212.5 -281.25 6.25 6.25], 'FaceColor',[1 1 1]);
rectangle('Position',[218.75 -281.25 6.25 6.25], 'FaceColor',[0 0 0]);
rectangle('Position',[212.5 -287.5 6.25 6.25], 'FaceColor',[1 1 1]);
rectangle('Position',[218.75 -287.5 6.25 6.25], 'FaceColor',[0 0 0]);
rectangle('Position',[212.5 -293.75 6.25 6.25], 'FaceColor',[1 1 1]);
rectangle('Position',[218.75 -293.75 6.25 6.25], 'FaceColor',[0 0 0]);
rectangle('Position',[212.5 -300 6.25 6.25], 'FaceColor',[1 1 1]);
rectangle('Position',[218.75 -300 6.25 6.25], 'FaceColor',[0 0 0]);
rectangle('Position',[300 -281.25 6.25 6.25], 'FaceColor',[1 1 1]);
rectangle('Position',[306.25 -281.25 6.25 6.25], 'FaceColor',[1 1 1]);
rectangle('Position',[300 -287.5 6.25 6.25], 'FaceColor',[0 0 0]);
rectangle('Position',[306.25 -287.5 6.25 6.25], 'FaceColor',[0 0 0]);
rectangle('Position',[312.5 -281.25 6.25 6.25], 'FaceColor',[1 1 1]);
rectangle('Position',[318.75 -281.25 6.25 6.25], 'FaceColor',[1 1 1]);
rectangle('Position',[312.5 -287.5 6.25 6.25], 'FaceColor',[0 0 0]);
rectangle('Position',[318.75 -287.5 6.25 6.25], 'FaceColor',[0 0 0]);
rectangle('Position',[325 -281.25 6.25 6.25], 'FaceColor',[1 1 1]);
rectangle('Position',[331.25 -281.25 6.25 6.25], 'FaceColor',[1 1 1]);
rectangle('Position',[325 -287.5 6.25 6.25], 'FaceColor',[0 0 0]);
rectangle('Position',[331.25 -287.5 6.25 6.25], 'FaceColor',[0 0 0]);
rectangle('Position',[337.5 -281.25 6.25 6.25], 'FaceColor',[1 1 1]);
rectangle('Position',[343.75 -281.25 6.25 6.25], 'FaceColor',[1 1 1]);
rectangle('Position',[337.5 -287.5 6.25 6.25], 'FaceColor',[0 0 0]);
rectangle('Position',[343.75 -287.5 6.25 6.25], 'FaceColor',[0 0 0]);
rectangle('Position',[350 -281.25 6.25 6.25], 'FaceColor',[1 1 1]);
rectangle('Position',[356.25 -281.25 6.25 6.25], 'FaceColor',[1 1 1]);
rectangle('Position',[350 -287.5 6.25 6.25], 'FaceColor',[0 0 0]);
rectangle('Position',[356.25 -287.5 6.25 6.25], 'FaceColor',[0 0 0]);
rectangle('Position',[362.5 -281.25 6.25 6.25], 'FaceColor',[1 1 1]);
rectangle('Position',[368.75 -281.25 6.25 6.25], 'FaceColor',[1 1 1]);
rectangle('Position',[362.5 -287.5 6.25 6.25], 'FaceColor',[0 0 0]);
rectangle('Position',[368.75 -287.5 6.25 6.25], 'FaceColor',[0 0 0]);
rectangle('Position',[375 -281.25 6.25 6.25], 'FaceColor',[1 1 1]);
rectangle('Position',[381.25 -281.25 6.25 6.25], 'FaceColor',[1 1 1]);
rectangle('Position',[375 -287.5 6.25 6.25], 'FaceColor',[0 0 0]);
rectangle('Position',[381.25 -287.5 6.25 6.25], 'FaceColor',[0 0 0]);
rectangle('Position',[212.5 -306.25 6.25 6.25], 'FaceColor',[1 1 1]);
rectangle('Position',[218.75 -306.25 6.25 6.25], 'FaceColor',[0 0 0]);
rectangle('Position',[212.5 -312.5 6.25 6.25], 'FaceColor',[1 1 1]);
rectangle('Position',[218.75 -312.5 6.25 6.25], 'FaceColor',[0 0 0]);
rectangle('Position',[212.5 -318.75 6.25 6.25], 'FaceColor',[1 1 1]);
rectangle('Position',[218.75 -318.75 6.25 6.25], 'FaceColor',[0 0 0]);
rectangle('Position',[212.5 -325 6.25 6.25], 'FaceColor',[1 1 1]);
rectangle('Position',[218.75 -325 6.25 6.25], 'FaceColor',[0 0 0]);
rectangle('Position',[212.5 -331.25 6.25 6.25], 'FaceColor',[1 1 1]);
rectangle('Position',[218.75 -331.25 6.25 6.25], 'FaceColor',[0 0 0]);
rectangle('Position',[212.5 -337.5 6.25 6.25], 'FaceColor',[1 1 1]);
rectangle('Position',[218.75 -337.5 6.25 6.25], 'FaceColor',[0 0 0]);
rectangle('Position',[212.5 -343.75 6.25 6.25], 'FaceColor',[1 1 1]);
rectangle('Position',[218.75 -343.75 6.25 6.25], 'FaceColor',[0 0 0]);
rectangle('Position',[212.5 -350 6.25 6.25], 'FaceColor',[1 1 1]);
rectangle('Position',[218.75 -350 6.25 6.25], 'FaceColor',[0 0 0]);
rectangle('Position',[212.5 -356.25 6.25 6.25], 'FaceColor',[1 1 1]);
rectangle('Position',[218.75 -356.25 6.25 6.25], 'FaceColor',[0 0 0]);
rectangle('Position',[212.5 -362.5 6.25 6.25], 'FaceColor',[1 1 1]);
rectangle('Position',[218.75 -362.5 6.25 6.25], 'FaceColor',[0 0 0]);
rectangle('Position',[212.5 -368.75 6.25 6.25], 'FaceColor',[1 1 1]);
rectangle('Position',[218.75 -368.75 6.25 6.25], 'FaceColor',[0 0 0]);
rectangle('Position',[212.5 -375 6.25 6.25], 'FaceColor',[1 1 1]);
rectangle('Position',[218.75 -375 6.25 6.25], 'FaceColor',[0 0 0]);
rectangle('Position',[212.5 -381.25 6.25 6.25], 'FaceColor',[1 1 1]);
rectangle('Position',[218.75 -381.25 6.25 6.25], 'FaceColor',[0 0 0]);
rectangle('Position',[212.5 -387.5 6.25 6.25], 'FaceColor',[1 1 1]);
rectangle('Position',[218.75 -387.5 6.25 6.25], 'FaceColor',[0 0 0]);
X=[373,365,355,350,300,275,275,270,262.5,250,237.5,225,212.5,200,187.5,175,150,125,100,50,50,50,26,26];
Y=[-26,-50,-75,-100,-150,-175,-187.5,-200,-212.5,-212.5,-212.5,-212.5,-212.5,-212.5,-212.5,-212.5,-200,-175,-150,-100,-75,-50,-26,-26];
hold on;
plot(X,Y,'r');
plot(X,Y,'bo');
legend('565.139','Location','southoutside');
